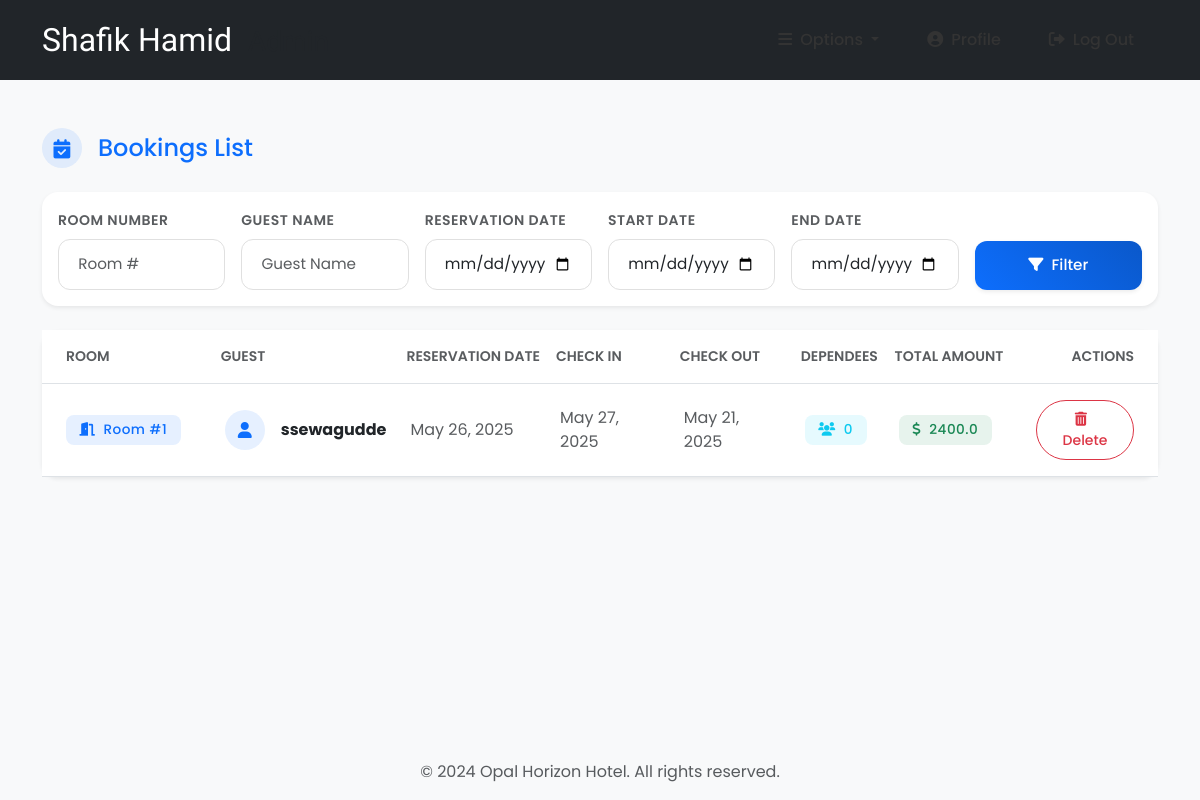
/bookings/ (signed in), run on an earlier commit of the app's database.
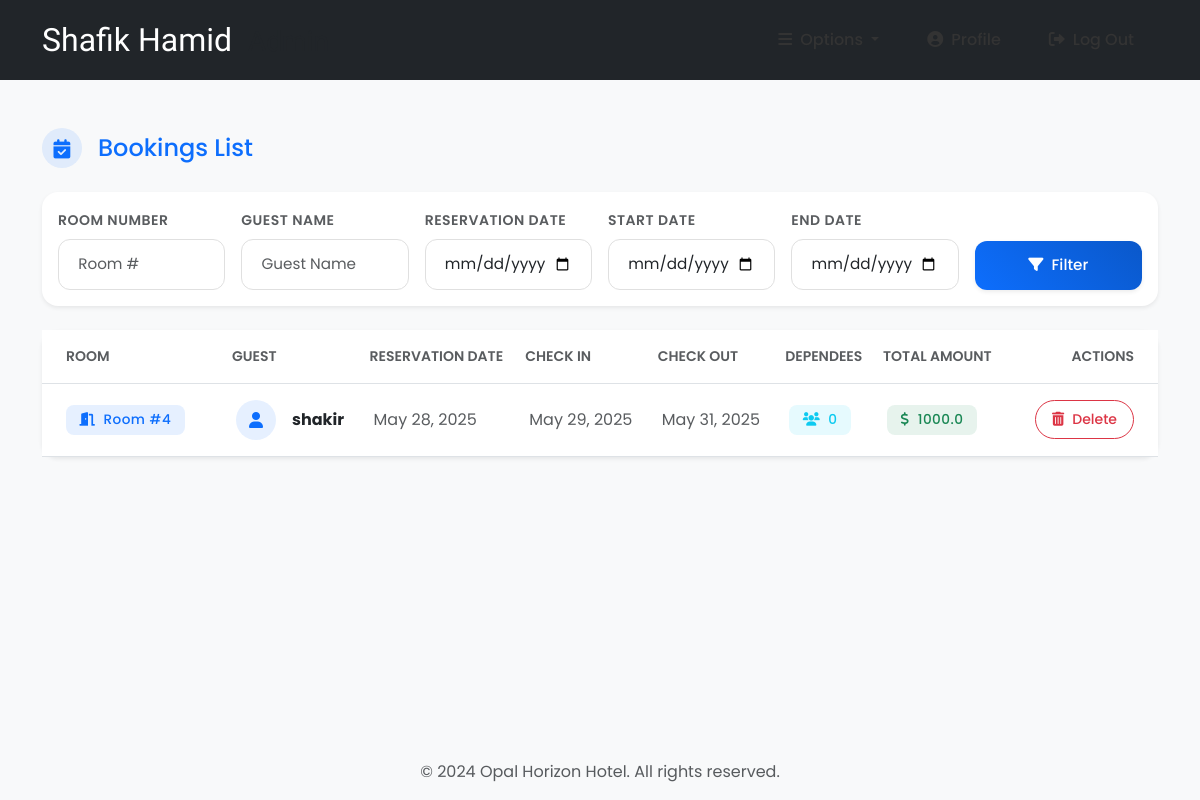
And on a later commit of the database.
### room/models.py (models this page shows, shortened)
class Booking(models.Model):
    roomNumber = models.ForeignKey(Room, on_delete=models.CASCADE)
    guest = models.ForeignKey('accounts.Guest', null=True, on_delete=models.CASCADE)
    dateOfReservation = models.DateField(default=timezone.now)
    startDate = models.DateField()
    endDate = models.DateField()
    def numOfDep(self):
        return Dependees.objects.filter(booking=self).count()

class Room(models.Model):
    ROOM_TYPES = (
        ('King', 'King'),
        ('Luxury', 'Luxury'),
        ('Normal', 'Normal'),
        ('Economic', 'Economic'),
    )
    number = models.IntegerField(primary_key=True)
    capacity = models.SmallIntegerField()
    numberOfBeds = models.SmallIntegerField()
    roomType = models.CharField(max_length=20, choices=ROOM_TYPES)
    price = models.FloatField()
    statusStartDate = models.DateField(null=True)
    statusEndDate = models.DateField(null=True)
    main_image = models.ImageField(upload_to='rooms/', null=True, blank=True)
    image_1 = models.ImageField(upload_to='rooms/', null=True, blank=True)
    image_2 = models.ImageField(upload_to='rooms/', null=True, blank=True)
    image_3 = models.ImageField(upload_to='rooms/', null=True, blank=True)
    description = models.TextField(null=True, blank=True)

### accounts/models.py (models this page shows, shortened)
class Guest(models.Model):
    user = models.OneToOneField(User, null=True, on_delete=models.CASCADE)
    phoneNumber = PhoneNumberField(unique=True)

### room/views.py (the view, shortened to what this page needs)
# urls.py: path('bookings/', bookings, name="bookings"),
@login_required(login_url='login')
def bookings(request):
    import datetime
    role = str(request.user.groups.all()[0])
    path = role + "/"
    bookings = Booking.objects.all()
    totals = {}  # <booking : total>
    for booking in bookings:
        start_date = datetime.datetime.strptime(
            str(booking.startDate), "%Y-%m-%d")
        end_date = datetime.datetime.strptime(str(booking.endDate), "%Y-%m-%d")
        numberOfDays = abs((end_date-start_date).days)
        price = Room.objects.get(number=booking.roomNumber.number).price
        total = price * numberOfDays
        totals[booking] = total
    context = {
        "role": role,
        'bookings': bookings,
        'totals': totals
    }
    return render(request, path + "bookings.html", context)

### templates/admin/bookings.html
{% block context %}
{% include '../common_pages/bookings.html' %}
{% endblock %}

### templates/common_pages/bookings.html (shortened to what this page needs)
{% extends '../index.html' %}
{% block context %}
<div class="container py-5">
    <div class="row mb-4 align-items-center">
        <div class="col-lg-12">
            <h4 class="mb-0 d-flex align-items-center text-primary">
                <div class="icon-circle bg-primary bg-opacity-10 me-3">
                    <i class="fas fa-calendar-check text-primary"></i>
                </div>
                Bookings List
            </h4>
        </div>
    </div>
    <div class="card shadow-sm border-0 hover-lift mb-4">
        <div class="card-body">
            <form action="" method="POST">
                <div class="row g-3">
                    <div class="col-lg-2 col-md-4">
                        <label class="form-label text-muted small text-uppercase">Room Number</label>
                        <input type="number" min="0" name="number" value="{{number}}"
                            class="form-control form-control-lg" placeholder="Room #">
                    </div>
                    <div class="col-lg-2 col-md-4">
                        <label class="form-label text-muted small text-uppercase">Guest Name</label>
                        <input type="text" name="name" value="{{name}}" class="form-control form-control-lg"
                            placeholder="Guest Name">
                    </div>
                    <div class="col-lg-2 col-md-4">
                        <label class="form-label text-muted small text-uppercase">Reservation Date</label>
                        <input type="date" name="rez" value="{{rez}}" class="form-control form-control-lg">
                    </div>
                    <div class="col-lg-2 col-md-4">
                        <label class="form-label text-muted small text-uppercase">Start Date</label>
                        <input type="date" name="fd" value="{{fd}}" class="form-control form-control-lg">
                    </div>
                    <div class="col-lg-2 col-md-4">
                        <label class="form-label text-muted small text-uppercase">End Date</label>
                        <input type="date" name="ed" value="{{ed}}" class="form-control form-control-lg">
                    </div>
                    <div class="col-lg-2 col-md-4 d-flex align-items-end">
                        <button type="submit" name="filter" class="btn btn-primary btn-lg w-100 shadow-sm hover-lift">
                            <i class="fas fa-filter me-2"></i>Filter
                        </button>
                    </div>
                </div>
            </form>
        </div>
    </div>
    <div class="card shadow-sm border-0 hover-lift">
        <div class="card-body p-0">
            <div class="table-responsive">
                <table class="table table-hover align-middle mb-0">
                    <thead class="bg-light">
                        <tr>
                            <th class="px-4 py-3 text-uppercase small text-muted">Room</th>
                            <th class="py-3 text-uppercase small text-muted">Guest</th>
                            <th class="py-3 text-uppercase small text-muted">Reservation Date</th>
                            <th class="py-3 text-uppercase small text-muted">Check In</th>
                            <th class="py-3 text-uppercase small text-muted">Check Out</th>
                            <th class="py-3 text-uppercase small text-muted">Dependees</th>
                            <th class="py-3 text-uppercase small text-muted">Total Amount</th>
                            {% if role == "admin" or role == 'manager' %}
                            <th class="px-4 py-3 text-end text-uppercase small text-muted">Actions</th>
                            {% endif %}
                        </tr>
                    </thead>
                    <tbody>
                        {% for b in bookings %}
                        <tr class="hover-shadow-sm">
                            <td class="px-4">
                                <a href="{% url 'room-profile' b.roomNumber.number %}" class="text-decoration-none">
                                    <span class="badge bg-primary bg-opacity-10 text-primary">
                                        <i class="fas fa-door-open me-1"></i>
                                        Room #{{b.roomNumber.number}}
                                    </span>
                                </a>
                            </td>
                            <td>
                                <a href="{% url 'guest-profile' b.guest.user.id %}" class="text-decoration-none">
                                    <div class="d-flex align-items-center">
                                        <div class="avatar-circle bg-primary bg-opacity-10 me-3">
                                            <i class="fas fa-user text-primary"></i>
                                        </div>
                                        <div class="fw-bold text-dark">{{b.guest.user.first_name}}</div>
                                    </div>
                                </a>
                            </td>
                            <td class="text-muted">{{ b.dateOfReservation }}</td>
                            <td class="text-muted">{{ b.startDate }}</td>
                            <td class="text-muted">{{ b.endDate }}</td>
                            <td>
                                <span class="badge bg-info bg-opacity-10 text-info">
                                    <i class="fas fa-users me-1"></i>
                                    {{ b.numOfDep }}
                                </span>
                            </td>
                            <td>
                                <span class="badge bg-success bg-opacity-10 text-success">
                                    <i class="fas fa-dollar-sign me-1"></i>
                                    {% for key, value in totals.items %}
                                    {% if key == b %}
                                    {{ value }}
                                    {% endif %}
                                    {% endfor %}
                                </span>
                            </td>
                            {% if role == "admin" or role == 'manager' %}
                            <td class="text-end px-4">
                                <a href="{% url 'deleteBooking' b.id %}"
                                    class="btn btn-outline-danger btn-sm rounded-pill hover-lift">
                                    <i class="fas fa-trash-alt me-2"></i>Delete
                                </a>
                            </td>
                            {% endif %}
                        </tr>
                        {% endfor %}
                    </tbody>
                </table>
            </div>
        </div>
    </div>
</div>
{% endblock %}

### templates/index.html (shortened to what this page needs)
<!DOCTYPE html>
<html lang="en">
<head>
    <link href="https://cdn.jsdelivr.net/npm/bootstrap@5.3.0/dist/css/bootstrap.min.css" rel="stylesheet">
    <link rel="stylesheet" href="https://cdnjs.cloudflare.com/ajax/libs/font-awesome/6.0.0/css/all.min.css">
    {% load static %}
    <link rel="stylesheet" type="text/css" href="{% static 'css/main.css' %}">
</head>
<body>
    {% if user.is_authenticated %}
    {% include 'incs/nav.html' %}
    {% endif %}
    <div class="content">
        {% block context %}
        {% endblock %}
    </div>
    <footer class="footer">
        <div class="container">
            <div class="text-center">
                <span class="text-muted">© 2024 Opal Horizon Hotel. All rights reserved.</span>
            </div>
        </div>
    </footer>
</body>
</html>

### templates/incs/nav.html (shortened to what this page needs)
<nav class="navbar navbar-expand-lg navbar-dark bg-dark py-3">
    <div class="container">
        <a href="" class="navbar-brand">
            <h2 class="text-capitalize mb-0">
                {{ request.user.first_name }} {{ request.user.last_name }}
                <small class="ms-2 text-muted">{{ role }}</small>
            </h2>
        </a>
        <div class="collapse navbar-collapse" id="navbarTags">
            <ul class="navbar-nav ms-auto align-items-center">
                <li class="nav-item dropdown">
                    <a class="nav-link dropdown-toggle px-3" href="#" id="navbarDropdown" role="button"
                        data-bs-toggle="dropdown" aria-expanded="false">
                        <i class="fas fa-bars me-2"></i>Options
                    </a>
                </li>
                <li class="nav-item">
                    {% if role == 'staff' or role == 'receptionist' or role == 'admin' or role == 'manager' %}
                    <a href="{% url 'employee-profile' user.id %}" class="nav-link px-3">
                        <i class="fas fa-user-circle me-2"></i>Profile
                    </a>
                    {% endif %}
                </li>
                <li class="nav-item">
                    <a href="{% url 'logout' %}" class="nav-link px-3">
                        <i class="fas fa-sign-out-alt me-2"></i>Log Out
                    </a>
                </li>
            </ul>
        </div>
    </div>
</nav>

### static/css/main.css (style rules this page uses)
* { margin: 0; padding: 0; -webkit-font-smoothing: antialiased; }
body { position: relative; font-family: 'Segoe UI', Tahoma, Geneva, Verdana, sans-serif; background-color: #f8f9fa; }
.navbar { padding: 1rem 0; }
.navbar .nav-item { font-size: 1rem; margin: 0 0.5rem; }
.navbar .nav-link { color: #333 !important; transition: color 0.3s ease; }
.card { border: none; transition: transform 0.3s ease, box-shadow 0.3s ease; }
.badge { padding: 0.5rem 0.8rem; margin-right: 0.5rem; }
.btn { padding: 0.5rem 1.5rem; border-radius: 5px; transition: all 0.3s ease; }
.btn-primary { background-color: #007bff; border-color: #007bff; }
.footer { background-color: #f8f9fa; padding: 1rem 0; margin-top: 2rem; }

### templates/index.html (style rules this page uses)
body { min-height: 100vh; display: flex; flex-direction: column; font-family: 'Poppins', sans-serif; }
.content { flex: 1; }
.navbar-brand { font-family: 'Redressed', cursive; font-size: 1.5rem; }
.footer { margin-top: auto; background-color: #f8f9fa; padding: 1rem 0; }
.nav-link { font-weight: 500; transition: color 0.3s ease; }
.btn { font-weight: 500; }

### templates/common_pages/bookings.html (style rules this page uses)
.card { border-radius: 16px; transition: all 0.3s ease; }
.hover-lift { transition: transform 0.2s ease, box-shadow 0.2s ease; }
.form-control { border: 1.5px solid #e0e0e0; padding: 0.8rem 1.2rem; border-radius: 12px; font-size: 0.95rem; transition: all 0.2s ease; }
.form-label { font-weight: 600; margin-bottom: 0.5rem; letter-spacing: 0.5px; }
.btn { border-radius: 12px; font-weight: 500; padding: 0.8rem 1.5rem; transition: all 0.2s ease; }
.btn-lg { padding: 0.8rem 1.5rem; font-size: 0.95rem; }
.btn-sm { padding: 0.5rem 1rem; font-size: 0.875rem; }
.btn-primary { background: linear-gradient(45deg, #0d6efd, #0a58ca); border: none; }
.btn-outline-danger { border-width: 1.5px; }
.icon-circle, .avatar-circle { width: 40px; height: 40px; border-radius: 50%; display: flex; align-items: center; justify-content: center; }
.icon-circle i { font-size: 1.2rem; }
.table { margin-bottom: 0; }
.table th { font-weight: 600; border-top: none; white-space: nowrap; }
.table td { padding: 1rem 0.75rem; vertical-align: middle; }
.badge { font-weight: 500; padding: 0.6em 1em; font-size: 0.85em; letter-spacing: 0.5px; border-radius: 8px; }
.table tbody tr { animation: fadeIn 0.3s ease forwards; }

What changed in the data, as far as the page shows it:
removed Booking: roomNumber.number "1", guest.user.first_name "ssewagudde", dateOfReservation "May 26, 2025", startDate "May 27, 2025", endDate "May 21, 2025", numOfDep "0", value "2400.0"
added Booking: roomNumber.number "4", guest.user.first_name "shakir", dateOfReservation "May 28, 2025", startDate "May 29, 2025", endDate "May 31, 2025", numOfDep "0", value "1000.0"
